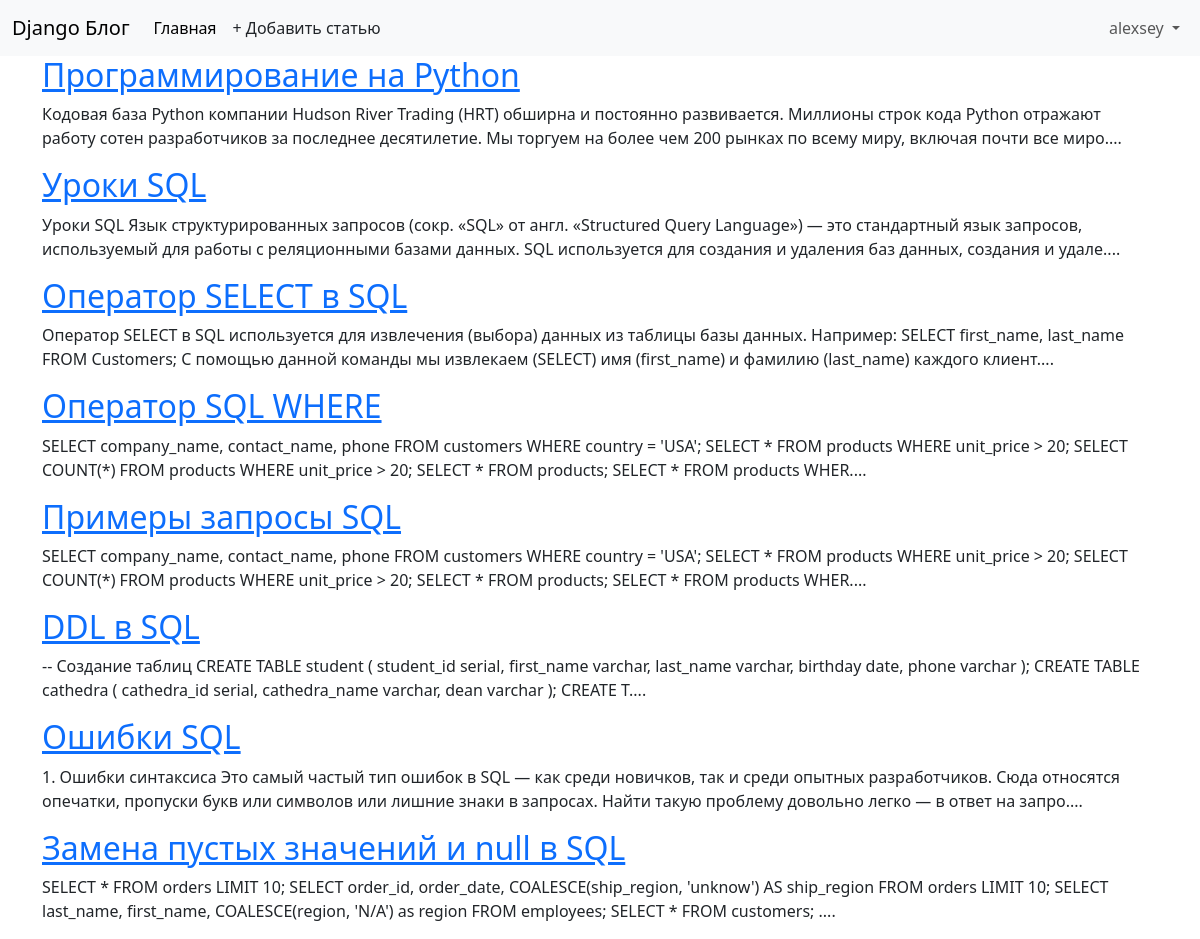
The app's page / (signed in) with its own data.
### blog/models.py (models this page shows, shortened)
class Post(models.Model):
    title = models.CharField(max_length=200)
    author = models.ForeignKey(
        'auth.User',
        on_delete=models.CASCADE,
    )
    body = models.TextField()

### blog/views.py (the view)
# urls.py: path('', BlogListView.as_view(), name='home'),
class BlogListView(ListView):
    model = Post
    template_name = 'home.html'

### templates/home.html
{% extends 'base.html' %}
{% block content %}
  {% for post in post_list %}
    <div class="post-entry">
      <h2><a href="{% url 'post_detail' post.pk %}" class="karla">{{ post.title }}</a></h2>
      <p>{{ post.body|slice:'250' }}....</p>
    </div>
  {% endfor %}
{% endblock %}

### templates/base.html (shortened to what this page needs)
<!DOCTYPE html>
<html>
<head>
  <link href="https://cdn.jsdelivr.net/npm/bootstrap@5.3.3/dist/css/bootstrap.min.css" rel="stylesheet">
</head>
<body class="bg-gradientt">
  <nav class="navbar navbar-expand-lg bg-body-tertiary">
    <div class="container-fluid">
      <a class="navbar-brand" href="{% url 'home' %}">Django Блог</a>
      <div class="collapse navbar-collapse" id="navbarSupportedContent">
        <ul class="navbar-nav me-auto mb-2 mb-lg-0">
          <li class="nav-item">
            <a class="nav-link active" aria-current="page" href="{% url 'home' %}">Главная</a>
          </li>
          {% if user.is_authenticated %}
          <li><a href="{% url 'post_new'%}" class="nav-link px-2 link-dark">+ Добавить статью</a></li>
        </ul>
        <div class="mr-auto">
          <ul class="navbar-nav">
            <li class="nav-item dropdown">
              <a class="nav-link dropdown-toggle" href="#" role="button" data-bs-toggle="dropdown"
                aria-expanded="false">
                {{ user.username }}
              </a>
            </li>
        {% endif %}
      </div>
    </div>
  </nav>
  <main>
    <div class="container">
      {% block content %}
      {% endblock content %}
    </div>
  </main>
</body>
</html>

### records on screen
Post: title "Программирование на Python", body "Кодовая база Python компании Hudson River Trading (HRT) обширна и постоянно развивается. Миллионы строк кода Python отражают работу сотен разработчиков за последнее десятилетие. Мы торгуем на более чем 200 рынках по всему миру, включая почти все миро"
Post: title "Уроки SQL", body "Уроки SQL Язык структурированных запросов (сокр. «SQL» от англ. «Structured Query Language») — это стандартный язык запросов, используемый для работы с реляционными базами данных. SQL используется для создания и удаления баз данных, создания и удале"
Post: title "Оператор SELECT в SQL", body "Оператор SELECT в SQL используется для извлечения (выбора) данных из таблицы базы данных. Например: SELECT first_name, last_name FROM Customers; С помощью данной команды мы извлекаем (SELECT) имя (first_name) и фамилию (last_name) каждого клиент"
Post: title "Oператор SQL WHERE", body "SELECT company_name, contact_name, phone FROM customers WHERE country = 'USA'; SELECT * FROM products WHERE unit_price > 20; SELECT COUNT(*) FROM products WHERE unit_price > 20; SELECT * FROM products; SELECT * FROM products WHER"
Post: title "Примеры запросы SQL", body "SELECT company_name, contact_name, phone FROM customers WHERE country = 'USA'; SELECT * FROM products WHERE unit_price > 20; SELECT COUNT(*) FROM products WHERE unit_price > 20; SELECT * FROM products; SELECT * FROM products WHER"
Post: title "DDL в SQL", body "-- Создание таблиц CREATE TABLE student ( student_id serial, first_name varchar, last_name varchar, birthday date, phone varchar ); CREATE TABLE cathedra ( cathedra_id serial, cathedra_name varchar, dean varchar ); CREATE T"
Post: title "Ошибки SQL", body "1. Ошибки синтаксиса Это самый частый тип ошибок в SQL — как среди новичков, так и среди опытных разработчиков. Сюда относятся опечатки, пропуски букв или символов или лишние знаки в запросах. Найти такую проблему довольно легко — в ответ на запро"
Post: title "Замена пустых значений и null в SQL", body "SELECT * FROM orders LIMIT 10; SELECT order_id, order_date, COALESCE(ship_region, 'unknow') AS ship_region FROM orders LIMIT 10; SELECT last_name, first_name, COALESCE(region, 'N/A') as region FROM employees; SELECT * FROM customers;"

### other values on screen
{{ user.username }} "alexsey"
